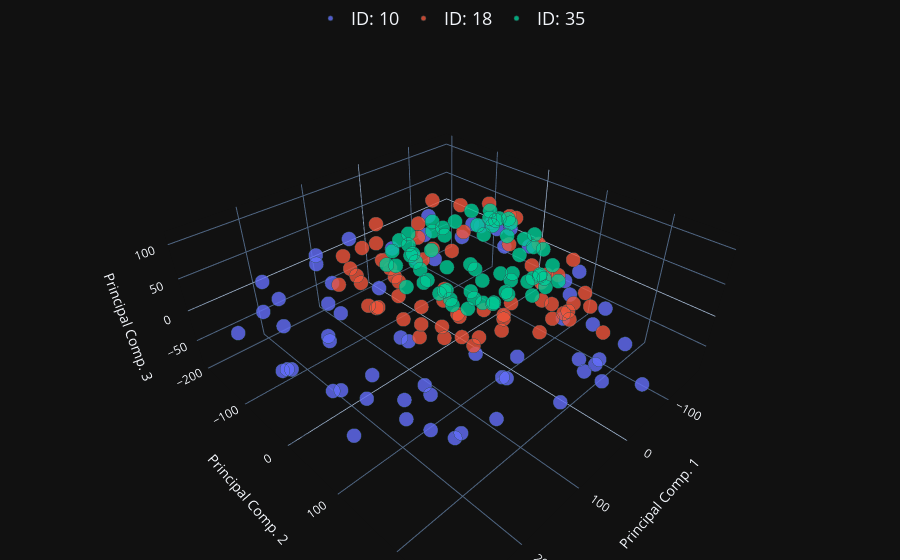

The code cell stored with this chart in its notebook:
### Markdown cell above
The transformed data has a shape of (2414, 63), which means each image is now represented by 63 principal components. The eigenfaces have a shape of (63, 192, 168), representing the first 63 principal components as images. The PCA model has reduced the dimensionality of the data from 32256 to 63 while retaining 95% of the variance. Explained variance ratio shows the percentage of variance explained by each component. Only the first 10 components are shown here.

### Code cell
import plotly.graph_objects as go
from sklearn.decomposition import PCA
from sklearn.preprocessing import LabelEncoder

# Assuming 'image_matrix_0' is your feature matrix and 'label_array' contains corresponding labels
# Convert labels to numeric format
label_encoder = LabelEncoder()
labels_numeric = label_encoder.fit_transform(label_array)

# Choose specific labels to display
selected_labels = ['10', '18', '35']
selected_indices = [i for i, label in enumerate(label_array) if label in selected_labels]
selected_data = image_matrix_0[selected_indices]
selected_labels_numeric = labels_numeric[selected_indices]

# Perform PCA
pca_3 = PCA(n_components=3)
X_pca = pca_3.fit_transform(selected_data)

# Create a Plotly 3D scatter plot with separate traces for each selected label
fig = go.Figure()

for label in selected_labels:
    # Get indices for the current label
    indices = [i for i, l in enumerate(label_array[selected_indices]) if l == label]
    # Add a trace for the current label
    fig.add_trace(go.Scatter3d(
        x=X_pca[indices, 0],
        y=X_pca[indices, 1],
        z=X_pca[indices, 2],
        mode='markers',
        marker=dict(
            size=5,
            opacity=0.8,
            line=dict(width=0.5, color='DarkSlateGrey')
        ),
        name= "ID: " + label  # This sets the legend entry for this trace
    ))

# Update plot layout
fig.update_layout(
    scene=dict(
        xaxis_title='Principal Comp. 1',
        yaxis_title='Principal Comp. 2',
        zaxis_title='Principal Comp. 3'
    ),
    margin=dict(l=0, r=0, b=0, t=0),
    legend=dict(
        x=0.5,  # Center the legend horizontally
        y=1.1,  # Position the legend above the top of the plot
        xanchor='center',  # Center-align the legend's horizontal position
        orientation='h',  # Horizontal orientation of the legend
        font = dict(size=18)
    )
)

# Show plot
fig.show()

### Figure 1 — Plotly figure (JSON) as saved in the notebook; plotly's stock layout.template omitted (floating-point values rounded to 4 significant figures)
{"data": [{"marker": {"line": {"color": "DarkSlateGrey", "width": 0.5}, "opacity": 0.8, "size": 5}, "mode": "markers", "name": "ID: 10", "x": [204.2, 183.7, 101.6, -127.0, 189.2, 124.8, 198.0, 198.0, 206.7, 159.4, 142.6, 123.2, 130.6, 34.85, 58.85, 60.41, 7.337, -64.1, 37.01, -15.5, -161.7, -28.86, -38.58, -38.85, -80.5, -76.85, -88.99, -87.91, -110.6, -124.9, -129.9, -128.7, -128.9, -143.6, -132.7, 160.3, 262.7, 248.1, 201.6, 242.6, 281.9, 236.3, 147.9, 261.9, 250.2, 168.4, -30.91, 241.6, 261.7, 139.8, 202.9, 185.4, 174.3, 71.15, 93.76, 110.1, 99.0, 81.09, -12.24, -56.09, -120.1, 10.71, -51.24, -110.2], "y": [113.0, 100.6, 56.63, -78.91, 96.13, 69.08, 140.3, 147.8, 193.6, 157.4, 160.8, 189.3, 184.8, 112.7, 152.7, 244.9, 181.6, 31.41, 207.1, 216.7, -85.62, 242.7, 217.6, 270.1, 136.6, 158.2, 178.1, 183.0, 151.9, 88.78, 16.1, -46.87, 90.81, 37.21, -33.36, 59.13, 94.98, 57.67, 37.54, 39.82, 8.872, 20.36, -21.93, -21.58, -89.65, -87.89, -95.65, -88.99, -152.7, -133.9, -177.3, -175.6, -197.1, -154.4, -164.7, -187.7, -188.4, -198.2, -161.2, -132.7, -90.16, -172.5, -152.3, -103.6], "z": [-1.408, 62.68, 111.6, 17.67, -54.23, -76.21, 34.41, -27.25, 2.066, -54.12, 56.47, 27.58, -32.11, -75.58, -2.126, 32.87, 77.18, 78.29, -55.14, -20.55, 9.011, 18.58, -62.57, -34.02, 49.27, -84.1, 7.022, -76.25, -44.34, -7.327, 18.22, 23.95, -75.51, -37.09, -2.969, 31.48, -26.97, 5.534, -52.49, 61.9, 26.93, -28.08, -85.49, -4.372, 38.19, 83.83, 63.61, -61.32, -22.53, -84.7, 19.34, -64.33, -32.41, 42.74, -82.77, 3.053, -73.71, -48.37, -9.561, 8.512, 19.81, -78.84, -39.67, -4.767], "type": "scatter3d"}, {"marker": {"line": {"color": "DarkSlateGrey", "width": 0.5}, "opacity": 0.8, "size": 5}, "mode": "markers", "name": "ID: 18", "x": [91.66, 90.99, 52.14, -122.3, 76.3, 11.74, 76.8, 71.92, 89.59, 41.51, 68.17, 41.9, 20.37, -40.44, -14.53, 3.186, -17.07, -58.84, -34.3, -65.65, -106.9, -70.86, -95.48, -92.86, -103.9, -122.1, -116.6, -125.7, -133.0, -143.3, -144.9, -141.8, -152.4, -158.9, -145.3, 47.19, 111.2, 78.96, 125.7, 143.1, 102.5, 30.94, 122.5, 121.1, 88.6, -18.72, 98.05, 118.9, 16.06, 96.61, 68.16, 71.93, 37.47, 5.365, 46.59, 4.429, 8.359, -49.89, -46.97, -100.6, -59.0, -78.05, -119.6], "y": [57.23, 59.56, 35.0, -59.14, 45.66, 10.32, 69.58, 72.97, 109.3, 75.06, 104.8, 114.5, 95.24, 47.95, 80.3, 159.1, 129.9, 32.97, 116.9, 130.6, 64.67, 165.9, 122.7, 178.7, 110.7, 72.64, 128.9, 100.0, 102.8, 64.17, 22.55, -21.42, 28.49, 2.965, -34.29, 16.41, 36.49, 4.195, 17.23, -5.431, -4.13, -48.26, -29.64, -72.85, -68.1, -73.58, -84.97, -121.1, -114.5, -136.1, -139.9, -158.2, -132.4, -136.8, -159.0, -148.5, -162.3, -141.5, -136.5, -98.34, -142.0, -138.7, -109.2], "z": [9.55, 50.08, 93.08, 64.76, -23.53, -40.9, 27.71, -9.27, 7.687, -25.49, 47.38, 25.32, -14.77, -45.55, 4.163, 28.87, 70.01, 99.81, -35.66, -12.86, -44.53, 13.25, -43.33, -34.35, 46.32, -54.58, -5.028, -55.56, -44.21, -16.78, 18.91, 47.45, -50.28, -33.24, -4.593, 25.75, -7.843, -21.88, 52.89, 32.38, -5.58, -43.72, 11.12, 39.44, 77.13, 100.3, -26.3, 1.907, -37.24, 32.54, -27.15, -8.517, 62.28, -43.04, 16.17, -33.33, -22.68, 2.832, 30.43, 56.24, -41.55, -27.74, -1.317], "type": "scatter3d"}, {"marker": {"line": {"color": "DarkSlateGrey", "width": 0.5}, "opacity": 0.8, "size": 5}, "mode": "markers", "name": "ID: 35", "x": [6.949, -2.775, -42.94, -153.1, 8.054, -32.31, -2.75, 0.8822, 6.617, -23.6, -21.01, -37.01, -44.21, -79.31, -71.85, -66.76, -85.33, -116.0, -82.31, -102.3, -121.6, -107.9, -116.7, -119.0, -130.1, -135.9, -137.2, -140.6, -170.4, -154.6, -154.9, -153.5, -159.4, -161.9, -155.5, -25.43, 33.53, 31.54, 10.57, 21.7, 46.2, 25.33, -19.21, 37.36, 29.75, -12.78, -108.4, 32.81, 42.11, -26.07, 4.571, 5.626, 1.232, -61.06, -35.5, -30.36, -37.24, -36.32, -91.06, -107.8, -159.1, -75.34, -98.35, -143.7], "y": [26.49, 24.64, 2.253, -83.44, 22.91, -2.6, 38.24, 43.59, 68.04, 40.93, 53.96, 59.37, 50.57, 18.01, 34.02, 84.92, 56.68, -15.34, 64.44, 68.0, 25.17, 75.99, 61.94, 81.29, 24.02, 23.77, 36.98, 33.04, -85.65, -12.91, -41.77, -64.47, -23.35, -52.81, -79.25, -5.179, 17.9, 4.453, -9.1, -4.608, -17.14, -15.61, -51.01, -34.48, -68.83, -68.24, -82.26, -77.46, -108.2, -112.1, -122.1, -132.4, -144.4, -119.9, -132.8, -141.7, -140.6, -149.5, -127.9, -116.9, -89.36, -138.8, -131.2, -100.8], "z": [7.507, 38.09, 66.2, 33.48, -22.5, -37.46, 26.04, -5.727, 9.496, -20.91, 36.25, 20.63, -10.39, -38.6, 4.893, 25.41, 51.72, 57.15, -23.85, -2.192, -36.18, 20.76, -26.54, -8.493, 41.27, -37.19, 18.69, -28.62, 9.274, 9.734, 26.46, 26.75, -25.27, -3.356, 7.779, 22.9, -5.948, 11.27, -21.19, 38.99, 23.97, -7.162, -41.05, 7.549, 33.96, 56.24, 49.52, -21.95, 6.983, -32.67, 27.17, -20.97, -2.025, 34.63, -32.06, 17.15, -21.07, -8.091, 9.768, 18.76, 16.06, -29.41, -8.161, 4.703], "type": "scatter3d"}], "layout": {"margin": {"l": 0, "r": 0, "b": 0, "t": 0}, "legend": {"font": {"size": 18}, "x": 0.5, "y": 1.1, "xanchor": "center", "orientation": "h"}, "scene": {"xaxis": {"title": {"text": "Principal Comp. 1"}}, "yaxis": {"title": {"text": "Principal Comp. 2"}}, "zaxis": {"title": {"text": "Principal Comp. 3"}}}}}
